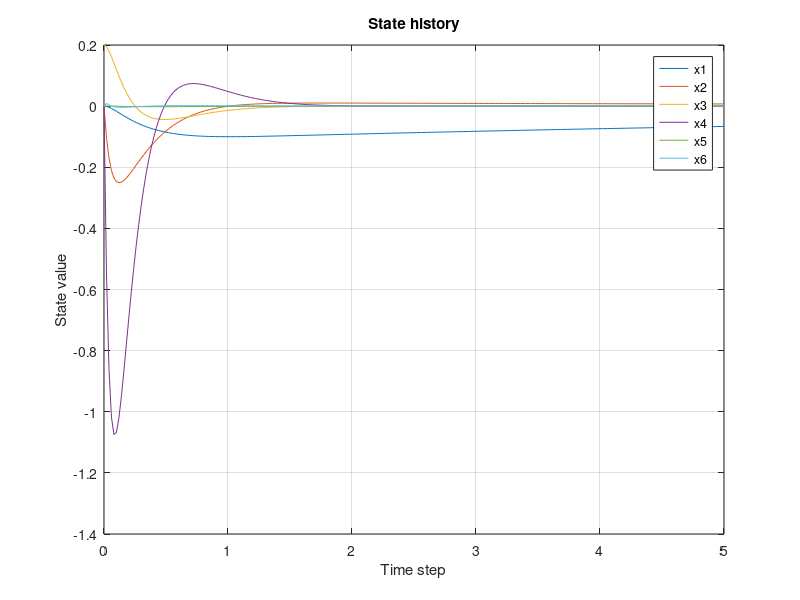
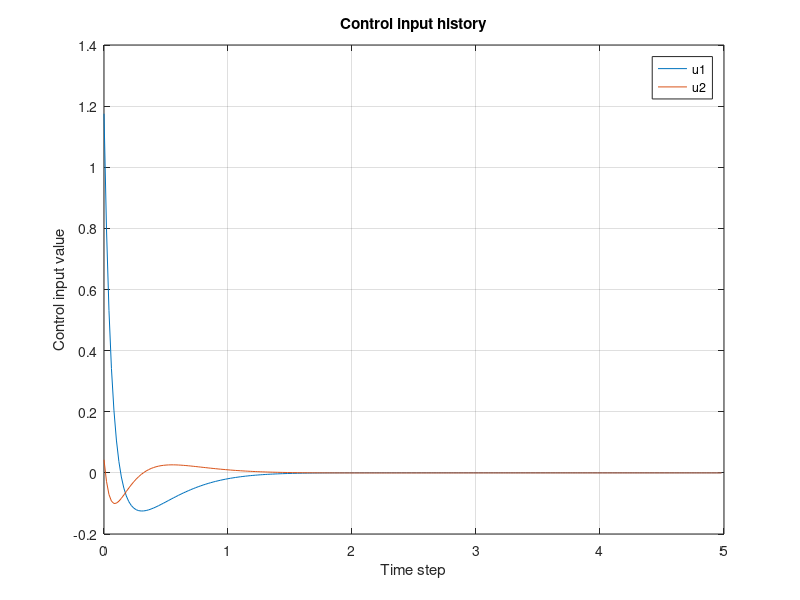

The MATLAB script that drew these images, in order:
global K
%% Discretization
% Define the continuous-time system matrices
load("state_space.mat")
C = eye(size(A));  % Identity matrix sized to A, assuming full state output
D = zeros(size(B, 1), size(B, 2));  % Zero matrix sized to B

% Specify the sampling time
Ts = 0.02;  % Sampling time in seconds, change this to your specific value

% Create a continuous-time state-space system
sys = ss(A, B, C, D);

% Convert the continuous-time system to a discrete-time system using ZOH
sysd = c2d(sys, Ts, 'zoh');

% Extract the discrete-time A and B matrices
Ad = sysd.A;
Bd = sysd.B;

% Display the discrete-time matrices
disp('Discrete-time A matrix:');
disp(Ad);
disp('Discrete-time B matrix:');
disp(Bd);

% System matrices
A = Ad; % Your A matrix
B = Bd; % Your B matrix

% Horizon
N = 30; % Prediction horizon

% Pre-allocate H and G matrices
H = zeros(N*size(A,1), size(A,1));
G = zeros(N*size(A,1), N*size(B,2));

% Construct H matrix
for i = 1:N
    H((i-1)*size(A,1)+1:i*size(A,1), :) = A^i;
end

% Construct G matrix
for i = 1:N
    for j = 1:i
        G((i-1)*size(A,1)+1:i*size(A,1), (j-1)*size(B,2)+1:j*size(B,2)) = A^(i-j)*B;
    end
end

% Display H and G
disp('H matrix:');
disp(H);
disp('G matrix:');
disp(G);

%% Unconstrained MPC
% Initial Condition
x0 = [0, 0, 0.2, 0, 0, 0]';

% System matrices
Q = diag([150 220 0.1 3 300 100]);   %x x_dot theta theta_dot phi phi_dot
R = [30 0;0 10];
P = [100, 200, 1, 0.1, 2000, 1000]; % Terminal state weighting matrix
P = diag(P);

% Construct Qbar
Qbar = blkdiag(kron(eye(N-1), Q), P);

% Construct Rbar
Rbar = kron(eye(N), R);

% Display Qbar and Rbar
disp('Qbar matrix:');
disp(Qbar);
disp('Rbar matrix:');
disp(Rbar);

% Compute the augmented matrices for the cost function
M = Q + H'*Qbar*H;
F = G'*Qbar*H;
L = G'*Qbar*G + Rbar;

% Simulation setup
num_steps = 250; % Total number of steps to simulate
X_history = zeros(size(A,1), num_steps+1); % History of states
U_history = zeros(size(B,2), num_steps); % History of inputs

X_history(:,1) = x0; % Initial state

for step = 1:num_steps
    % Compute the optimal control input U for the current state
    U = -inv(L)*F*X_history(:,step);
    
    % Apply only the first control input to the system
    U_current = U(1:size(B,2));
    X_history(:,step+1) = A*X_history(:,step) + B*U_current;

    % Store the applied control input
    U_history(:,step) = U_current;
    
    % If you want to recalculate H, G, Qbar, Rbar, M, F, L based on the new state
    % you need to put the code that calculates these matrices here.
    % This would be needed if your Q, R, P matrices change with the state,
    % which is not typical in MPC.
end

K = (inv(L)*F);
K = K(1:2,1:6)

% Plot the state and control input history
time_vector = 0:num_steps; % Time vector for plotting

% Plot states
figure(1);
plot(time_vector*Ts, X_history);
grid on
title('State history');
xlabel('Time step');
ylabel('State value');
legend('x1', 'x2', 'x3', 'x4', 'x5', 'x6');

% Plot control inputs
figure(2);
plot(time_vector(1:end-1)*Ts, U_history(1,:));
grid on;hold on
plot(time_vector(1:end-1)*Ts, U_history(2,:));
title('Control input history');
xlabel('Time step');
ylabel('Control input value');
legend('u1', 'u2');
hold off